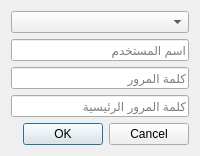
<?xml version="1.0" encoding="UTF-8"?>
<ui version="4.0">
 <class>LoginDialog</class>
 <widget class="QDialog" name="LoginDialog">
  <layout class="QVBoxLayout" name="verticalLayout">
   <item>
    <widget class="QComboBox" name="siteCombo"/>
   </item>
   <item>
    <widget class="QLineEdit" name="userEdit">
     <property name="placeholderText">
      <string>اسم المستخدم</string>
     </property>
    </widget>
   </item>
   <item>
    <widget class="QLineEdit" name="passEdit">
     <property name="echoMode">
      <enum>QLineEdit::Password</enum>
     </property>
     <property name="placeholderText">
     <string>كلمة المرور</string>
     </property>
    </widget>
   </item>
   <item>
    <widget class="QLineEdit" name="masterEdit">
     <property name="echoMode">
      <enum>QLineEdit::Password</enum>
     </property>
     <property name="placeholderText">
      <string>كلمة المرور الرئيسية</string>
     </property>
    </widget>
   </item>
   <item>
    <widget class="QDialogButtonBox" name="buttonBox">
     <property name="standardButtons">
      <set>QDialogButtonBox::Cancel|QDialogButtonBox::Ok</set>
     </property>
    </widget>
   </item>
 </layout>
</widget>
<resources/>
<connections/>
</ui>
